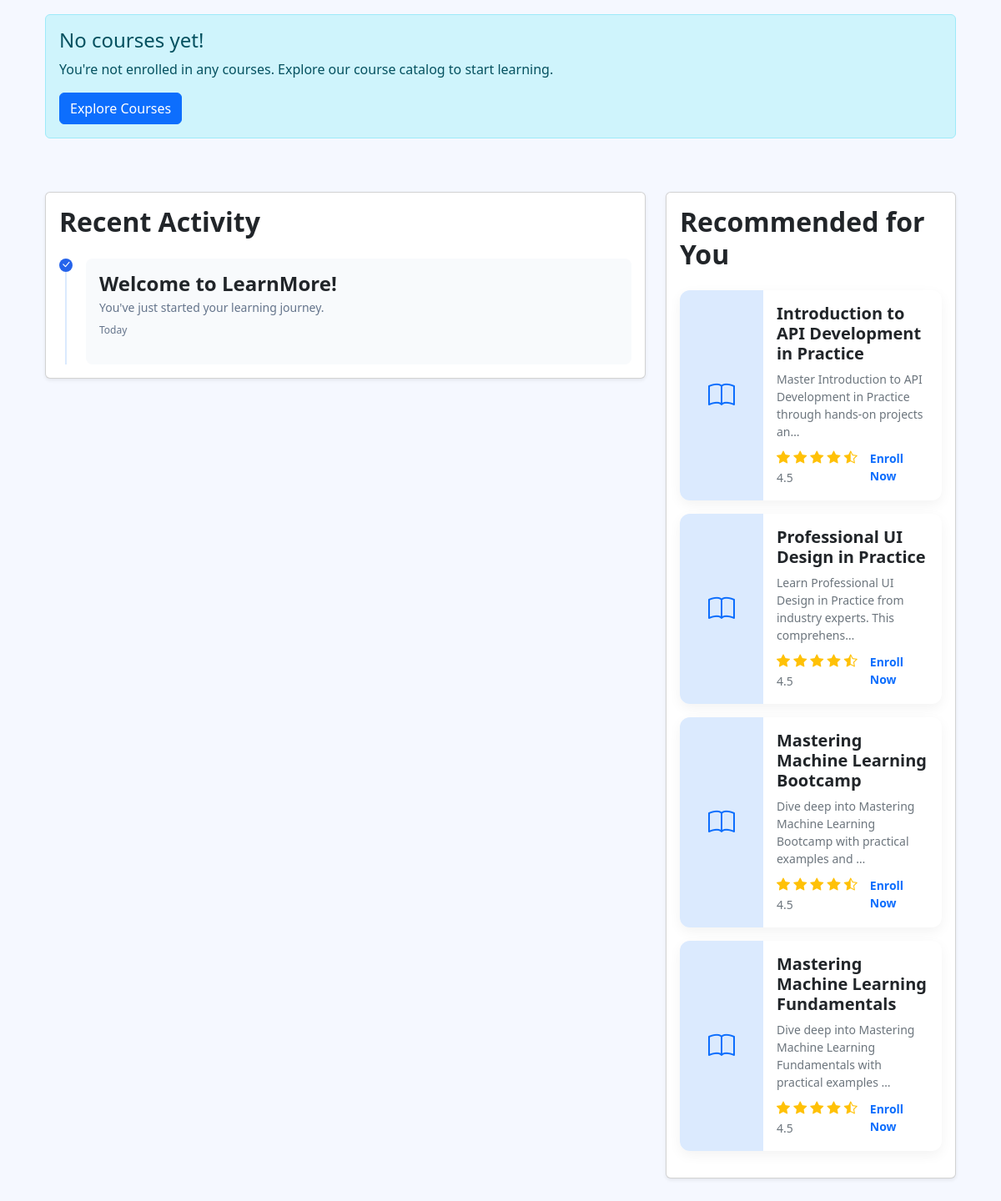
Page /students/dashboard/ (signed in, lower part) on the earlier database version.
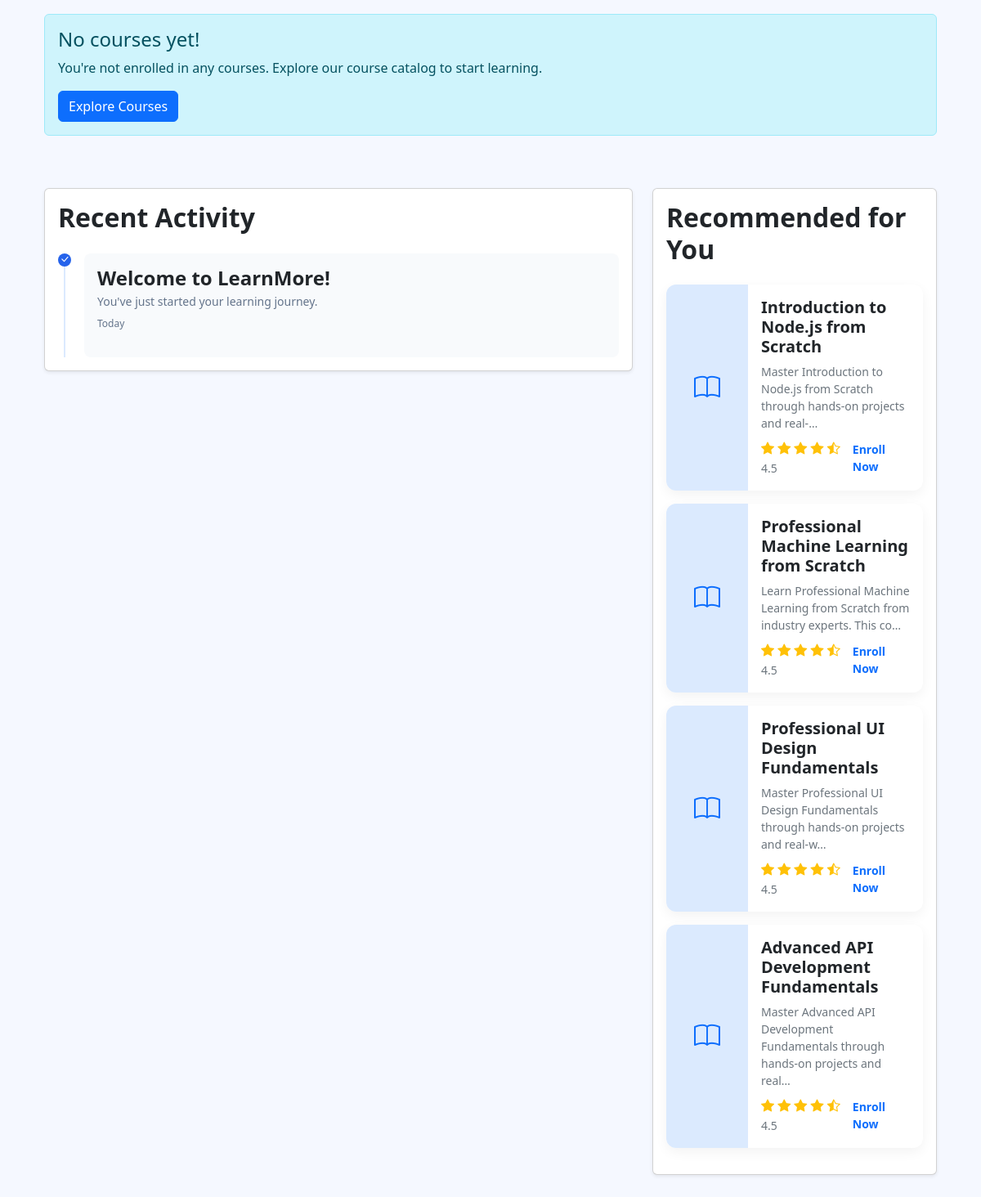
Same page on the later database version.
### coursesapp/models.py (models this page shows, shortened)
class Course(models.Model):
    title = models.CharField(max_length=200)
    slug = models.SlugField(unique=True)
    description = models.TextField()
    instructor = models.ForeignKey(get_user_model(), on_delete=models.CASCADE, related_name='courses')
    categories = models.ManyToManyField(Category, related_name='courses')
    difficulty = models.PositiveIntegerField(default=100)
    duration = models.CharField(max_length=50, help_text='e.g. 8 weeks, 10 hours')
    is_public = models.BooleanField(default=True)
    is_published = models.BooleanField(default=False)
    created_at = models.DateTimeField(auto_now_add=True)

### studentapp/views.py (the view)
# urls.py: path('dashboard/', views.student_dashboard, name='student_dashboard'),
@login_required
def student_dashboard(request):
    enrollments = Enrollment.objects.filter(user=request.user, is_active=True)
    enrolled_course_ids = enrollments.values_list('course_id', flat=True)
    recommended_courses = Course.objects.filter(is_published=True, is_public=True).exclude(id__in=enrolled_course_ids)[:4]
    total_enrolled = enrollments.count()
    completed_count = 0  # This would need a completed field in the enrollment model
    progress_percentage = 0
    if total_enrolled > 0:
        progress_percentage = int((completed_count / total_enrolled) * 100)
    progress_offset = 339.292 * (1 - progress_percentage/100)
    quiz_attempts = QuizAttempt.objects.filter(user=request.user)
    quiz_average = quiz_attempts.values('score').aggregate(avg_score=models.Avg('score'))['avg_score'] or 0
    quiz_average = int(quiz_average * 100)  # Assuming score is stored as a decimal (0.0-1.0)
    stats = {
        'courses_in_progress': total_enrolled - completed_count,
        'completed_courses': completed_count,
        'hours_spent': 24,  # This would need a time tracking feature
        'quiz_average': quiz_average
    }
    context = {
        'user': request.user,
        'enrollments': enrollments,
        'recommended_courses': recommended_courses,
        'progress_percentage': progress_percentage,
        'progress_offset': progress_offset,
        'stats': stats,
        'recent_activities': []
    }
    return render(request, 'studentapp/dashboard.html', context)

### studentapp/templates/studentapp/dashboard.html (shortened to what the changed rows need)
{% extends 'base.html' %}
{% load static %}
{% block content %}
<div class="container-fluid py-5">
    <div class="dashboard-container">
        <div class="row">
            <div class="col-lg-8 mb-4">
                <section class="card shadow-sm mb-4">
                    <div class="card-body">
                        <h2 class="section-title">Recent Activity</h2>
                    </div>
                </section>
            </div>
            <div class="col-lg-4 mb-4">
                <section class="card shadow-sm">
                    <div class="card-body">
                        <h2 class="section-title">Recommended for You</h2>
                        {% for course in recommended_courses %}
                        <div class="recommended-card mb-3">
                            <div style="min-width: 100px; width: 100px; background-color: #dbeafe;
                                 display: flex; align-items: center; justify-content: center;">
                                <i class="bi bi-book fs-2 text-primary"></i>
                            </div>
                            <div class="p-3 flex-grow-1">
                                <h5 class="fw-bold">{{ course.title }}</h5>
                                <p class="small text-secondary mb-2">{{ course.description|truncatechars:80 }}</p>
                                <div class="d-flex justify-content-between align-items-center">
                                    <div>
                                        <span class="text-warning">
                                            <i class="bi bi-star-fill"></i>
                                            <i class="bi bi-star-fill"></i>
                                            <i class="bi bi-star-fill"></i>
                                            <i class="bi bi-star-fill"></i>
                                            <i class="bi bi-star-half"></i>
                                        </span>
                                        <span class="small text-secondary">4.5</span>
                                    </div>
                                    <a href="#" class="small fw-bold text-primary text-decoration-none">Enroll Now</a>
                                </div>
                            </div>
                        </div>
                        {% empty %}
                        <div class="alert alert-info">
                            No course recommendations available at this time.
                        </div>
                        {% endfor %}
                    </div>
                </section>
            </div>
        </div>
    </div>
</div>
{% endblock %}

Differences in the rows shown:
removed Course: title "Introduction to API Development in Practice", description "Master Introduction to API Development in Practice through hands-on projects an…"
removed Course: title "Professional UI Design in Practice", description "Learn Professional UI Design in Practice from industry experts. This comprehens…"
removed Course: title "Mastering Machine Learning Bootcamp", description "Dive deep into Mastering Machine Learning Bootcamp with practical examples and …"
removed Course: title "Mastering Machine Learning Fundamentals", description "Dive deep into Mastering Machine Learning Fundamentals with practical examples …"
added Course: title "Introduction to Node.js from Scratch", description "Master Introduction to Node.js from Scratch through hands-on projects and real-…"
added Course: title "Professional Machine Learning from Scratch", description "Learn Professional Machine Learning from Scratch from industry experts. This co…"
added Course: title "Professional UI Design Fundamentals", description "Master Professional UI Design Fundamentals through hands-on projects and real-w…"
added Course: title "Advanced API Development Fundamentals", description "Master Advanced API Development Fundamentals through hands-on projects and real…"
